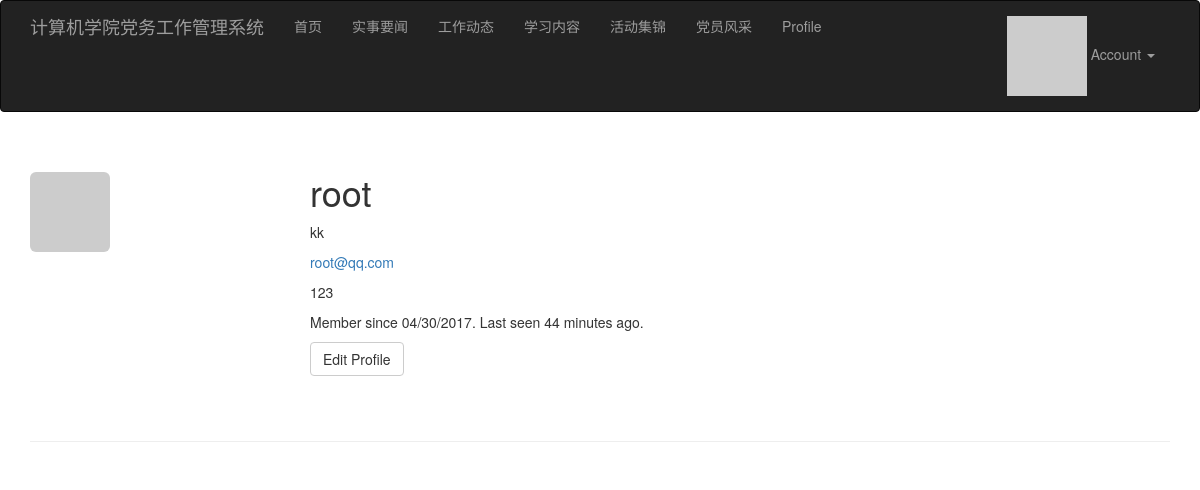
/user/root (signed in), run on an earlier commit of the app's database.
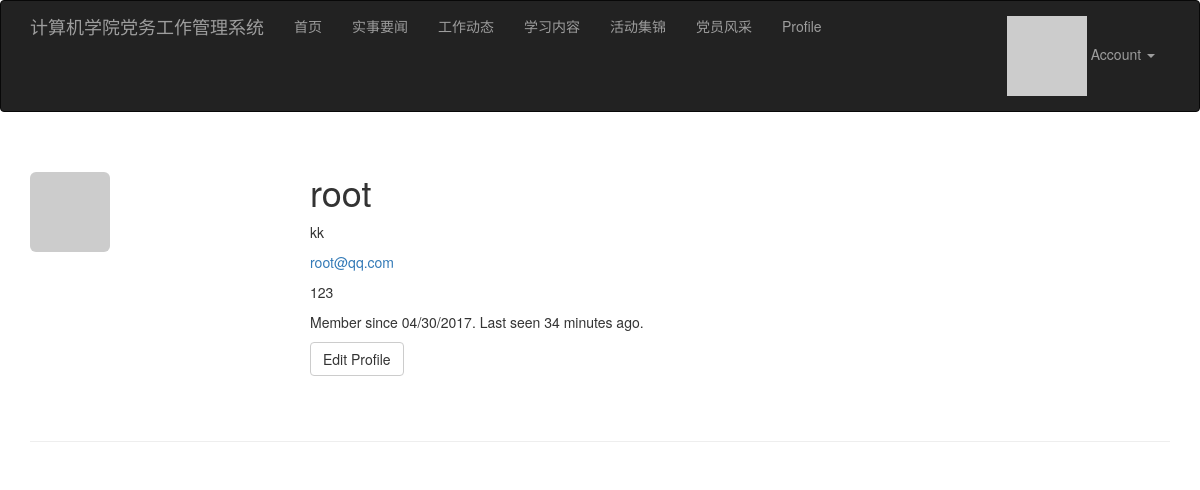
And on a later commit of the database.
### app/models.py (models this page shows, shortened)
class User(UserMixin, db.Model):
    __tablename__ = 'users'
    id = db.Column(db.Integer, primary_key=True)
    username = db.Column(db.String(64), unique=True, index=True)
    role_id = db.Column(db.Integer, db.ForeignKey('roles.id'))
    name = db.Column(db.String(64), nullable=True)
    password_hash = db.Column(db.String(128))
    email = db.Column(db.String(64), unique=True, index=True)
    about_me = db.Column(db.Text, nullable=True)
    member_since = db.Column(db.DateTime(), default=datetime.now)
    last_seen = db.Column(db.DateTime(), default=datetime.now)
    avatar_hash = db.Column(db.String(32))
    comments = db.relationship('Comment', backref='author', lazy='dynamic')
    @property
    def password(self):
        raise AttributeError('password is not a readable attribute')
    def can(self, permissions):
        return self.role is not None and (self.role.permissions & permissions == permissions)
    @property
    def is_administrator(self):
        return self.can(Permission.ADMINISTER)
    def ping(self):
        self.last_seen = datetime.now()
        db.session.add(self)
    def gravatar(self, size=100, default='identicon', rating='g'):
        if request.is_secure:
            url = 'https://secure.gravatar.com/avatar'
        else:
            url = 'http://secure.gravatar.com/avatar'
        hash = self.avatar_hash or hashlib.md5(self.email.encode('utf-8')).hexdigest()
        return '{url}/{hash}?s={size}&d={default}&r={rating}'.format(url=url, size=size, hash=hash,
                                                                     default=default, rating=rating)

### app/main/views.py (the view)
@main.route('/user/<username>')
def user(username):
    user = User.query.filter_by(username=username).first()
    if user is None:
        abort(404)
    return render_template('user.html', user=user)

### app/auth/views.py (called while the page is built)
@auth.before_app_request
def before_request():
    if current_user.is_authenticated:
        current_user.ping()

### app/models.py (called while the page is built)
@login_manager.user_loader
def load_user(user_id):
    return User.query.get(int(user_id))

### app/templates/user.html (shortened to what this page needs)
{% extends "base.html" %}
{% import "_macros.html" as macros %}
{% block page_content %}
<div class="page-header">
    <img class="img-rounded profile-thumbnail" src="{{ user.gravatar(size=256) }}">
    <div class="profile-header">
        <h1>{{ user.username }}</h1>
        {% if user.name or user.location %}
        <p>
            {% if user.name %}{{ user.name }}<br>{% endif %}
        </p>
        {% endif %}
        {% if current_user.is_administrator %}
        <p><a href="mailto:{{ user.email }}">{{ user.email }}</a></p>
        {% endif %}
        {% if user.about_me %}<p>{{ user.about_me }}</p>{% endif %}
        <p>Member since {{ moment(user.member_since).format('L') }}. Last seen {{ moment(user.last_seen).fromNow() }}.</p>
        <p>
            {% if user == current_user %}
            <a class="btn btn-default" href="{{ url_for('auth.edit_profile') }}">Edit Profile</a>
            {% endif %}
        </p>
    </div>
</div>
{% endblock %}

### app/templates/base.html (shortened to what this page needs)
{% extends "bootstrap/base.html" %}
{% block head %}
{{ super() }}
<link rel="stylesheet" type="text/css" href="{{ url_for('static', filename='styles.css') }}">
{% endblock %}
{% block navbar %}
<div class="navbar navbar-inverse" role="navigation">
    <div class="container">
        <div class="navbar-header">
            <a class="navbar-brand" href="{{ url_for('main.index') }}">计算机学院党务工作管理系统</a>
        </div>
        <div class="navbar-collapse collapse">
            <ul class="nav navbar-nav">
                <li>  <a href="/"> 首页 </a></li>
                <li>  <a href="/news"> 实事要闻 </a></li>
                <li>  <a href="/trends"> 工作动态 </a></li>
                <li>  <a href="/"> 学习内容 </a></li>
                <li>  <a href="/activities"> 活动集锦 </a></li>
                <li>  <a href="/party_members"> 党员风采 </a></li>
                {% if current_user.is_authenticated %}
                <li><a href="{{ url_for('main.user', username=current_user.username) }}">Profile</a></li>
                {% endif %}
            </ul>
            <ul class="nav navbar-nav navbar-right">
                {% if current_user.is_authenticated %}
                <li class="dropdown">
                    <a href="#" class="dropdown-toggle" data-toggle="dropdown">
                         <img src="{{ current_user.gravatar(size=18) }}"> Account <b class="caret"></b>
                    </a>
                </li>
                {% else %}
                <li><a href="{{ url_for('auth.login') }}">Log In</a></li>
                {% endif %}
            </ul>
        </div>
    </div>
</div>
{% endblock %}
{% block content %}
<div class="container">
    {% block page_content %}{% endblock %}
</div>
{% endblock %}

### app/static/styles.css (style rules this page uses)
.profile-thumbnail { position: absolute; }
.profile-header { min-height: 260px; margin-left: 280px; }

What changed in the data, as far as the page shows it:
changed User "root": last_seen "44 minutes ago" → "34 minutes ago"
